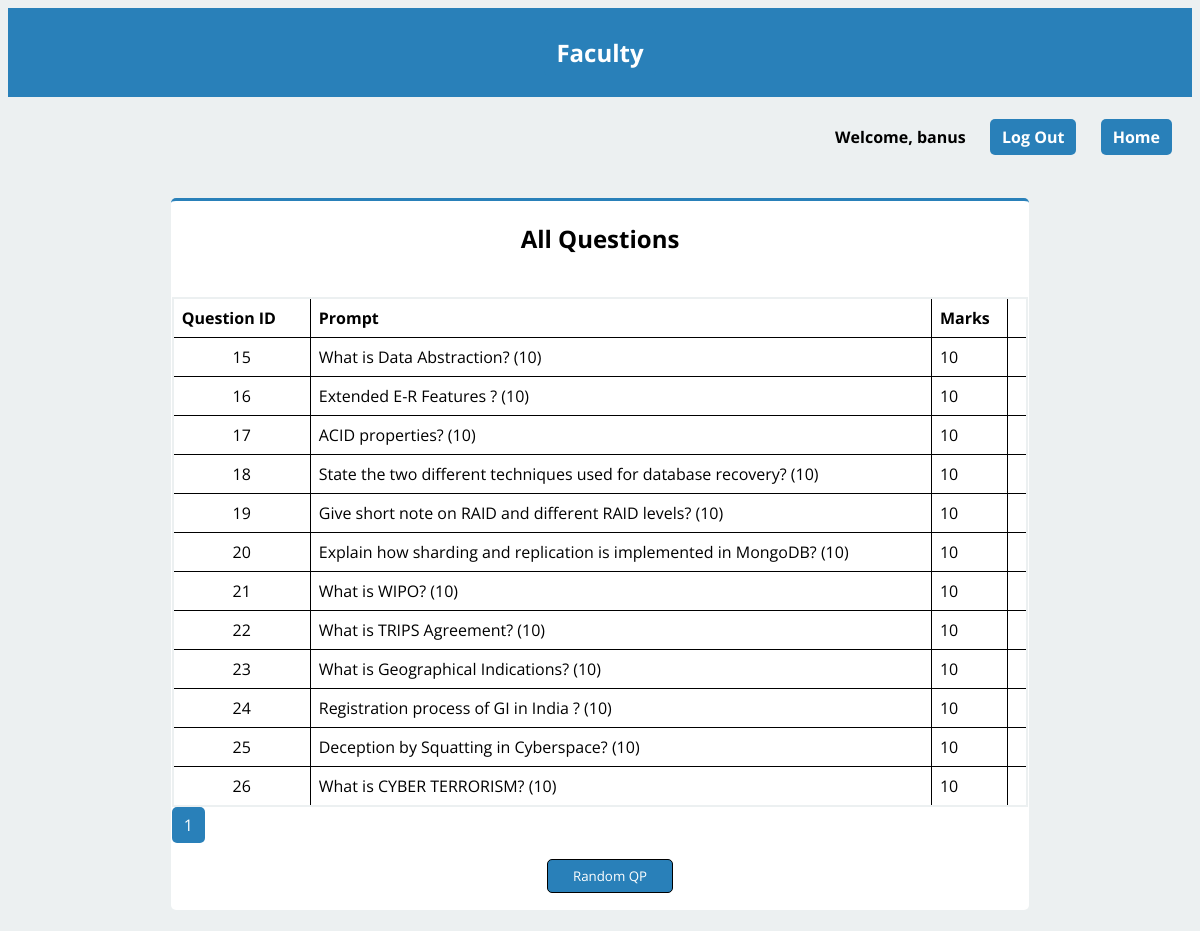
Screenshot of /generate-question-paper.php (signed in) with the database file from the repository.
### tables this page shows
CREATE TABLE `faculty` (
  `faculty_ID` int(5) NOT NULL,
  `password` varchar(200) DEFAULT NULL,
  `faculty_name` varchar(50) NOT NULL,
  `email` varchar(100) NOT NULL,
  `mobile` varchar(10) NOT NULL
);

CREATE TABLE `questions` (
  `question_ID` int(3) NOT NULL,
  `prompt` varchar(1000) NOT NULL,
  `expected_answer` varchar(5000) NOT NULL,
  `marks` int(5) DEFAULT NULL,
  `added` timestamp NOT NULL DEFAULT current_timestamp(),
  `faculty_ID` int(5) DEFAULT NULL,
  `sem_id` varchar(10) NOT NULL,
  `sub_id` varchar(10) NOT NULL
);

### faculty-session.php (called while the page is built, shortened)
<?php
   include('config.php');
   $user_check = $_SESSION['login_user'];
   $ses_sql = mysqli_query($db,"select faculty_ID, faculty_name , email from faculty where faculty_name = '$user_check' ");
   $row = mysqli_fetch_array($ses_sql,MYSQLI_ASSOC);
   $login_session = $row['faculty_name'];
?>

### generate-question-paper.php (the view, shortened to what this page needs)
<?php
include('faculty-session.php');
include('config.php');
$questionsPerPage = 15;
$current_page = isset($_GET['page']) ? intval($_GET['page']) : 1;
$offset = ($current_page - 1) * $questionsPerPage;
$sql = "SELECT question_ID, prompt, marks FROM questions LIMIT $offset, $questionsPerPage";
$result = mysqli_query($db, $sql);
?>
<html>
<head>
    <link rel='stylesheet' type='text/css' href='style.css'>
</head>
<body>
    <header class='header'>
        <h2><a class='header-link' href='faculty-home.php'>Faculty</a></h2>
    </header>
    <div class='welcome'>
        <h4 class='align-right'>Welcome, <?php echo $login_session; ?> &emsp; <a href='logout.php'>Log Out</a> &emsp; <a href='faculty-home.php'>Home</a></h4>
    </div>
    <div class='main-content'>
        <?php
            if (mysqli_num_rows($result) == 0) {
                echo '<h2 class="align-center" style="color: red;">No questions available!</h2>';
            } else {
                echo '<div class="row"><div class="question-table">
                        <form method="POST" action="random-qn-pdf.php">
                            <table>
                                <h2 class="align-center">All Questions</h2><br>
                                <tr>
                                    <th style="width: 120px;">Question ID</th>
                                    <th>Prompt</th>
                                    <th>Marks</th>
                                </tr>';
                while ($row = mysqli_fetch_array($result, MYSQLI_ASSOC)) {
                    echo '<tr>
                            <td class="align-center">' . $row["question_ID"] . '</td>
                            <td>' . $row["prompt"] . '</td>
                            <td>' . $row["marks"] . '</td>
                            <td>' . $row["subject"] . '</td>
                            </tr>';
                }
                echo '</table>';
                $totalQuestions = mysqli_num_rows(mysqli_query($db, 'SELECT question_ID FROM questions'));
                $totalPages = ceil($totalQuestions / $questionsPerPage);
                echo '<div class="pagination">';
                for ($i = 1; $i <= $totalPages; $i++) {
                    echo '<a href="?page=' . $i . '">' . $i . '</a>';
                }
                echo '</div>';
                echo '<p class="align-center"><input type="submit" name="generate_paper" value="Random QP"></p>
                    </form></div></div>';
            }
        ?>
    </div>
</body>
</html>

### style.css (style rules this page uses)
body { font-family: 'Open Sans'; background-color: #ecf0f1; }
.header { padding-top: 1px; padding-bottom: 1px; background-color: #2980b9; color: #fff; font-family: 'Open Sans'; text-align: center; }
.main-content { margin: 20px; padding: 1px; align-items: center; }
.row { display: flex; }
h4, p { padding-left: 20px; }
.align-right { padding-right: 20px; text-align: right; }
.align-center { text-align: center; }
a:link, a:visited { background-color: #2980b9; color: white; padding: 7px 12px; text-decoration: none; display: inline-block; border-radius: 5px; }
input, textarea { font-family: 'Open Sans'; width: 60%; margin: auto; display: block; padding: 10px; border: 1px solid black; border-radius: 2px; }
button, input[type=submit] { font-family: 'Open Sans'; width: 15%; margin: auto; align: center; display: inline-block; text-align: center; background-color: #2980b9; color: white; padding: 7px 12px; text-decoration: none; border-radius: 5px; }
.welcome { padding-top: 1px; padding-bottom: 1px; }
.question-table { background-color: #fff; padding: 1px; border-radius: 5px; border-top-style: solid; border-top-width: 3px; border-top-color: #2980b9; width: 75%; margin-left: auto; margin-right: auto; }
table, th, td { border: 2px solid; border-color: #ecf0f1; border-collapse: collapse; border-radius: 5px; padding: 10px; }

### generate-question-paper.php (style rules this page uses)
table { width: 100%; border-collapse: collapse; }
th, td { border: 1px solid black; padding: 8px; text-align: left; }

### rows the page displays
faculty: faculty_name "banus"
questions: question_ID "15", prompt "What is Data Abstraction? (10)", marks "10"
questions: question_ID "16", prompt "Extended E-R Features ? (10)", marks "10"
questions: question_ID "17", prompt "ACID properties? (10)", marks "10"
questions: question_ID "18", prompt "State the two different techniques used for database recovery? (10)", marks "10"
questions: question_ID "19", prompt "Give short note on RAID and different RAID levels? (10)", marks "10"
questions: question_ID "20", prompt "Explain how sharding and replication is implemented in MongoDB? (10)", marks "10"
questions: question_ID "21", prompt "What is WIPO? (10)", marks "10"
questions: question_ID "22", prompt "What is TRIPS Agreement? (10)", marks "10"
questions: question_ID "23", prompt "What is Geographical Indications? (10)", marks "10"
questions: question_ID "24", prompt "Registration process of GI in India ? (10)", marks "10"
questions: question_ID "25", prompt "Deception by Squatting in Cyberspace? (10)", marks "10"
questions: question_ID "26", prompt "What is CYBER TERRORISM? (10)", marks "10"
